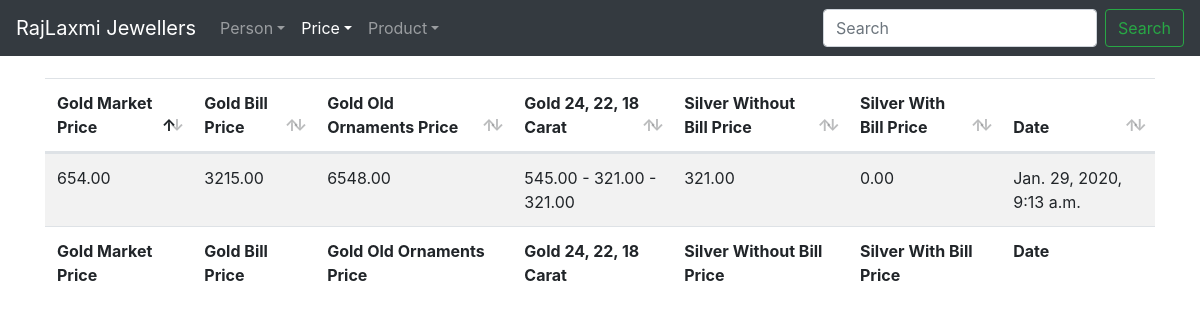
Page /price/detail/1/ on the earlier database version.
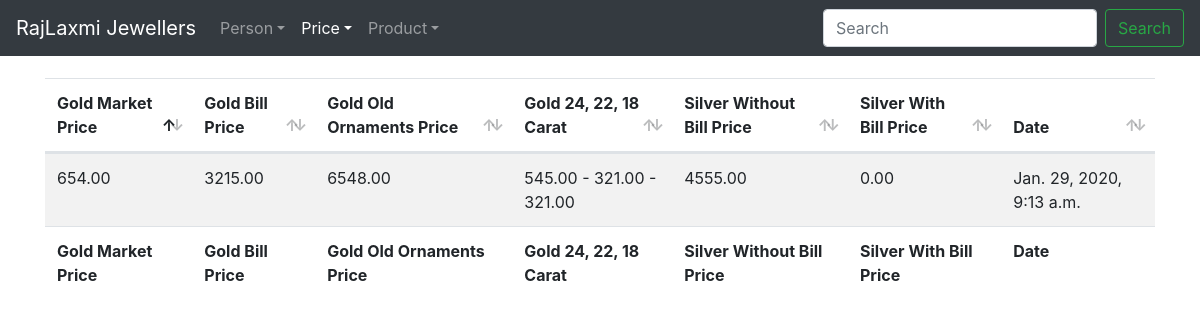
Same page on the later database version.
### price/models.py (models this page shows, shortened)
class Price(models.Model):
	gold_market_price = models.DecimalField(max_digits=21, decimal_places=2)
	gold_bill_price = models.DecimalField(max_digits=21, decimal_places=2)
	gold_old_ornaments_price = models.DecimalField(max_digits=21, decimal_places=2)
	gold_24_carat = models.DecimalField(max_digits=21, decimal_places=2)
	gold_22_carat = models.DecimalField(max_digits=21, decimal_places=2)
	gold_18_carat = models.DecimalField(max_digits=21, decimal_places=2)
	silver_without_bill_price = models.DecimalField(max_digits=21, decimal_places=2)
	silver_with_bill_price = models.DecimalField(null=True, blank=True,
												max_digits=21, decimal_places=2,
												default=0.00)
	date_added = models.DateTimeField(auto_now_add=True)

### price/views.py (the view)
# urls.py: path("detail/<int:pk>/", DetailPriceView.as_view(), name="price-detail"),
class DetailPriceView(DetailView):
	model = Price

### price/templates/price/price_detail.html (shortened to what this page needs)
{% extends "base.html" %}
{% block content %}
<table id="price_table" class="table table-hover table-striped" style="width:100%">
	<thead>
		<tr>
			<th>Gold Market Price</th>
			<th>Gold Bill Price</th>
			<th>Gold Old Ornaments Price</th>
			<th>Gold 24, 22, 18 Carat</th>
			<th>Silver Without Bill Price</th>
			<th>Silver With Bill Price</th>
			<th>Date</th>
		</tr>
	</thead>
	<tbody>
		<tr>
			<td>{{ object.gold_market_price }}</td>
			<td>{{ object.gold_bill_price }}</td>
			<td>{{ object.gold_old_ornaments_price }}</td>
			<td>
			{{ object.gold_24_carat }} -
			{{ object.gold_22_carat }} -
			{{ object.gold_18_carat }}
			</td>
			<td>{{ object.silver_without_bill_price }}</td>
			<td>{{ object.silver_with_bill_price }}</td>
			<td>{{ object.date_added }}</td>
		</tr>
	</tbody>
	<tfoot>
		<tr>
			<th>Gold Market Price</th>
			<th>Gold Bill Price</th>
			<th>Gold Old Ornaments Price</th>
			<th>Gold 24, 22, 18 Carat</th>
			<th>Silver Without Bill Price</th>
			<th>Silver With Bill Price</th>
			<th>Date</th>
		</tr>
	</tfoot>
</table>
{% endblock content %}

Differences in the rows shown:
changed Price: silver_without_bill_price "321.00" → "4555.00"
